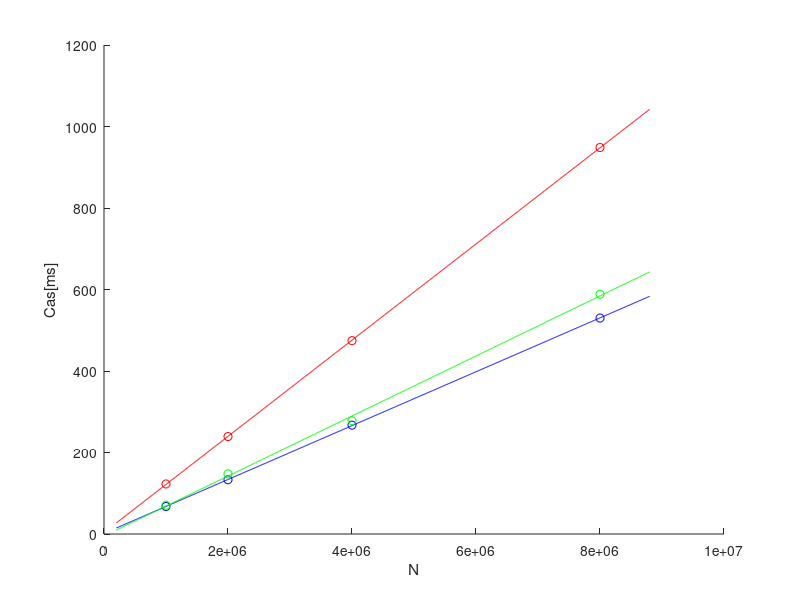
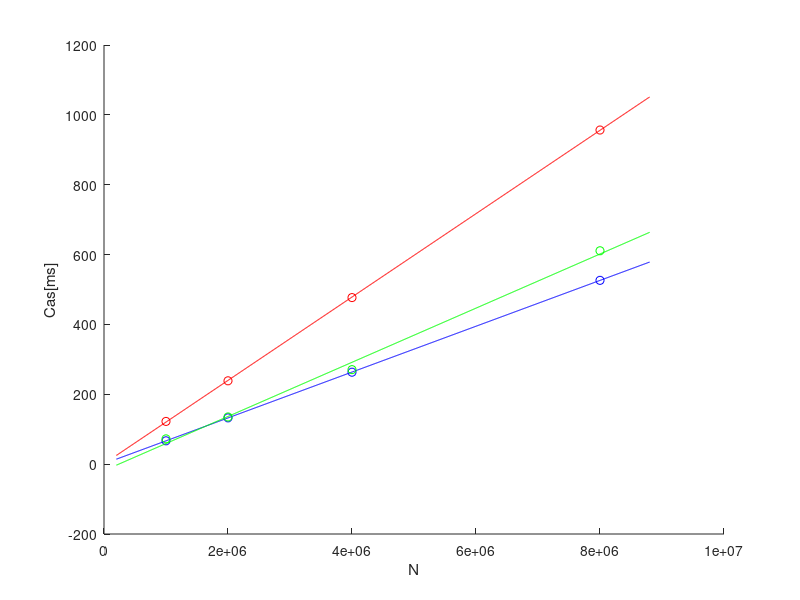
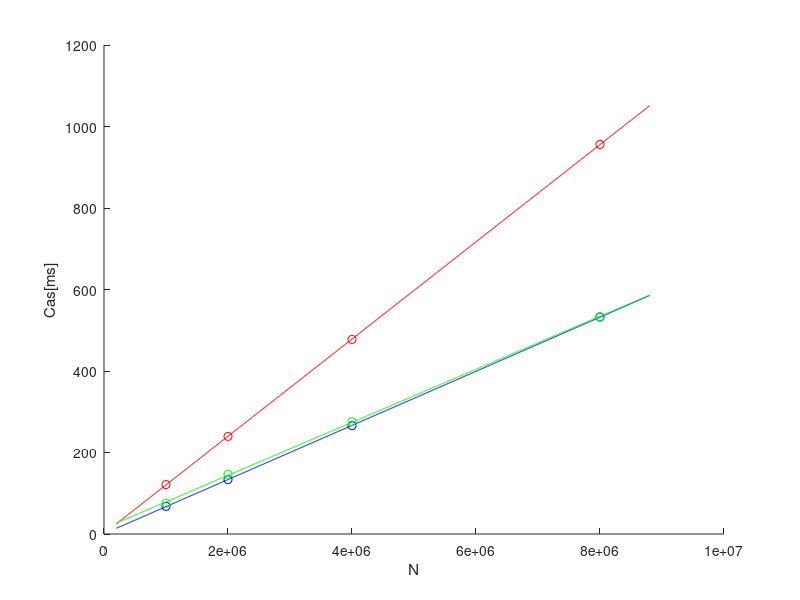

Here is the MATLAB script that generated these plots, in order:
x = [1000000, 2000000, 4000000, 8000000]';
t = linspace(200000, 8800000, 1000);

%---v:100, s:100, st_iteracij:(100, 200, 400, 800) :: 1 NIT---
figure(1);
hold on;
y = [122.7887, 239.1517, 474.4584, 948.4117]';
f = @(x) 3.6139 + 1.1802e-04 * x;
plot(x, y, 'ro');
plot(t, f(t), 'r');

%---v:100, s:100, st_iteracij:(100, 200, 400, 800) :: 2 NIT---OMP
y = [67.5268, 133.1581, 267.1018, 529.9299]';
f = @(x) 1.5702e+00 + 6.6096e-05 * x;
plot(x, y, 'bo');
plot(t, f(t), 'b');

%---v:100, s:100, st_iteracij:(100, 200, 400, 800) :: 2 NIT---multy2
y = [70.6313, 147.5765, 278.0182, 588.3889]';
f = @(x) -5.0631e+00 + 7.3658e-05 * x;
plot(x, y, 'go');
plot(t, f(t), 'g');

ylabel('Cas[ms]');
xlabel('N');

hold off;

%-------------------------------------------------------------------------------

%---v:100, s:(100, 200, 400, 800), st_iteracij:100 :: 1 NIT---
figure(2);
hold on;
y = [122.3245, 238.6107, 476.8630, 956.5746]';
f = @(x) 1.1110e+00 + 1.1933e-04 * x;
plot(x, y, 'ro');
plot(t, f(t), 'r');

%---v:100, s:(100, 200, 400, 800), st_iteracij:100 :: 2 NIT---OMP
figure(2);
hold on;
y = [66.8121, 132.4837, 263.2500, 526.2111]';
f = @(x) 1.1071e+00 + 6.5622e-05 * x;
plot(x, y, 'bo');
plot(t, f(t), 'b');

%---v:100, s:(100, 200, 400, 800), st_iteracij:100 :: 2 NIT---multy2
y = [72.3517, 135.0592, 270.5487, 610.8969]';
f = @(x) -1.8477e+01 + 7.7518e-05 * x;
plot(x, y, 'go');
plot(t, f(t), 'g');

ylabel('Cas[ms]');
xlabel('N');

hold off;

%-------------------------------------------------------------------------------

figure(3);
%---v:(100, 200, 400, 800), s:100, st_iteracij:100 :: 1 NIT---
hold on;
y = [121.3116, 239.5597, 477.5898, 956.0098]';
f = @(x) 1.2782e+00 + 1.1929e-04 * x;
plot(x, y, 'ro');
plot(t, f(t), 'r');

%---v:(100, 200, 400, 800), s:100, st_iteracij:100 :: 2 NIT---OMP
hold on;
y = [67.7574, 133.3540, 265.8805, 532.4182]';
f = @(x) 7.8142e-01 + 6.6419e-05 * x;
plot(x, y, 'bo');
plot(t, f(t), 'b');

%---v:(100, 200, 400, 800), s:100, st_iteracij:100 :: 2 NIT---
y = [75.6012, 146.9035, 275.6618, 533.2712]';
f = @(x) 1.3903e+01 + 6.5055e-05 * x;
plot(x, y, 'go');
plot(t, f(t), 'g');

ylabel('Cas[ms]');
xlabel('N');

hold off;
